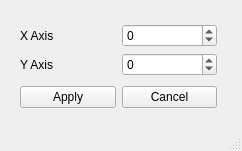
<?xml version="1.0" encoding="UTF-8"?>
<ui version="4.0">
 <class>Translation</class>
 <widget class="QMainWindow" name="Translation">
  <property name="geometry">
   <rect>
    <x>0</x>
    <y>0</y>
    <width>242</width>
    <height>151</height>
   </rect>
  </property>
  <property name="windowTitle">
   <string>Translation</string>
  </property>
  <widget class="QWidget" name="centralwidget">
   <widget class="QWidget" name="layoutWidget">
    <property name="geometry">
     <rect>
      <x>20</x>
      <y>20</y>
      <width>197</width>
      <height>92</height>
     </rect>
    </property>
    <layout class="QVBoxLayout" name="verticalLayout">
     <item>
      <layout class="QGridLayout" name="gridLayout">
       <item row="0" column="0">
        <widget class="QLabel" name="label_x">
         <property name="text">
          <string>X Axis</string>
         </property>
        </widget>
       </item>
       <item row="1" column="0">
        <widget class="QLabel" name="label_y">
         <property name="text">
          <string>Y Axis</string>
         </property>
        </widget>
       </item>
       <item row="0" column="1">
        <widget class="QSpinBox" name="num_x">
         <property name="minimum">
          <number>-10000</number>
         </property>
         <property name="maximum">
          <number>10000</number>
         </property>
        </widget>
       </item>
       <item row="1" column="1">
        <widget class="QSpinBox" name="num_y">
         <property name="minimum">
          <number>-10000</number>
         </property>
         <property name="maximum">
          <number>10000</number>
         </property>
        </widget>
       </item>
      </layout>
     </item>
     <item>
      <layout class="QHBoxLayout" name="horizontalLayout">
       <item>
        <widget class="QPushButton" name="btn_apply">
         <property name="text">
          <string>Apply</string>
         </property>
        </widget>
       </item>
       <item>
        <widget class="QPushButton" name="btn_cancel">
         <property name="text">
          <string>Cancel</string>
         </property>
        </widget>
       </item>
      </layout>
     </item>
    </layout>
   </widget>
  </widget>
  <widget class="QStatusBar" name="statusbar"/>
 </widget>
 <resources/>
 <connections>
  <connection>
   <sender>btn_cancel</sender>
   <signal>clicked()</signal>
   <receiver>Translation</receiver>
   <slot>close()</slot>
   <hints>
    <hint type="sourcelabel">
     <x>168</x>
     <y>95</y>
    </hint>
    <hint type="destinationlabel">
     <x>120</x>
     <y>75</y>
    </hint>
   </hints>
  </connection>
 </connections>
</ui>
